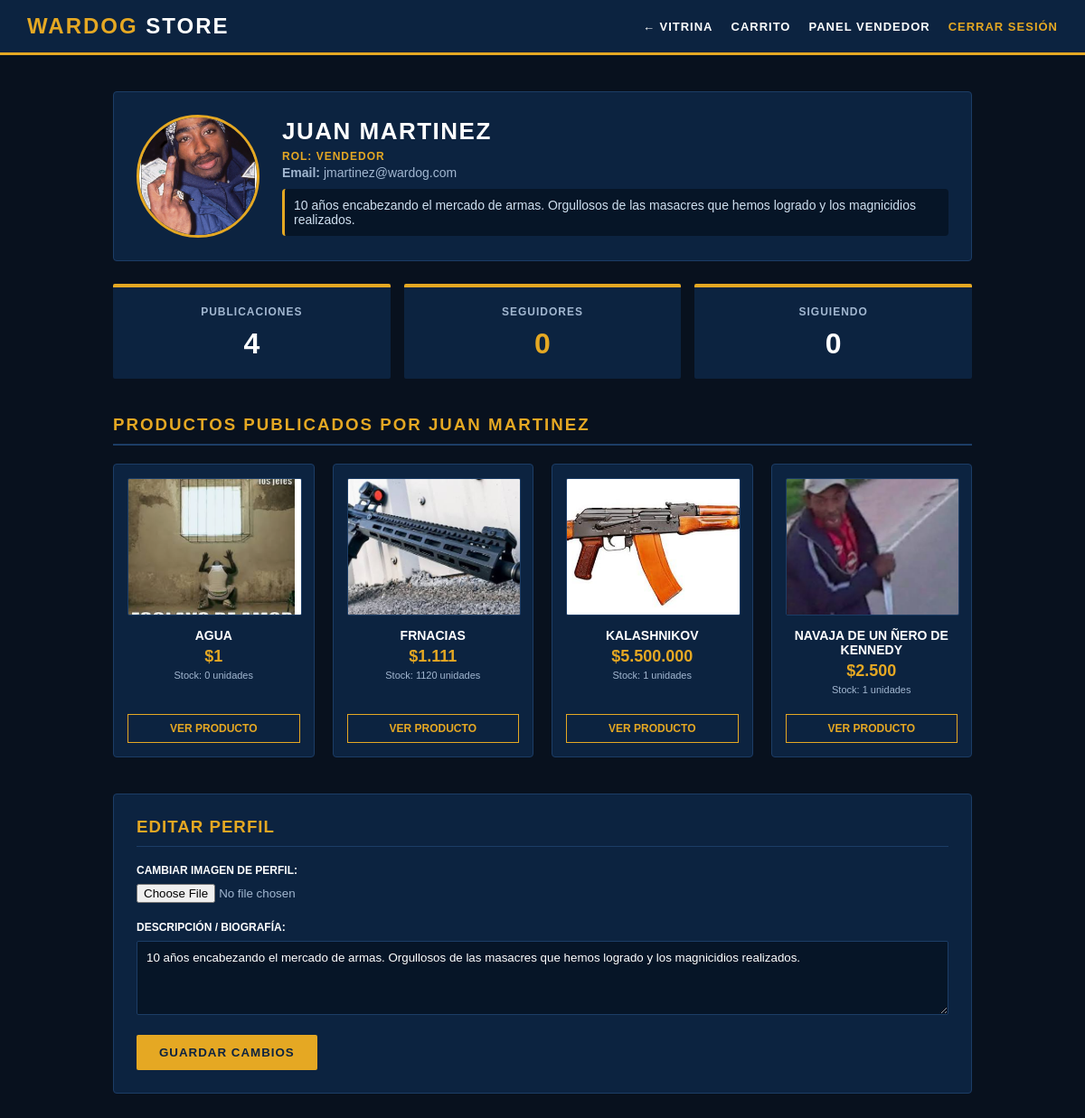
Page /perfil (signed in) on the earlier database version.
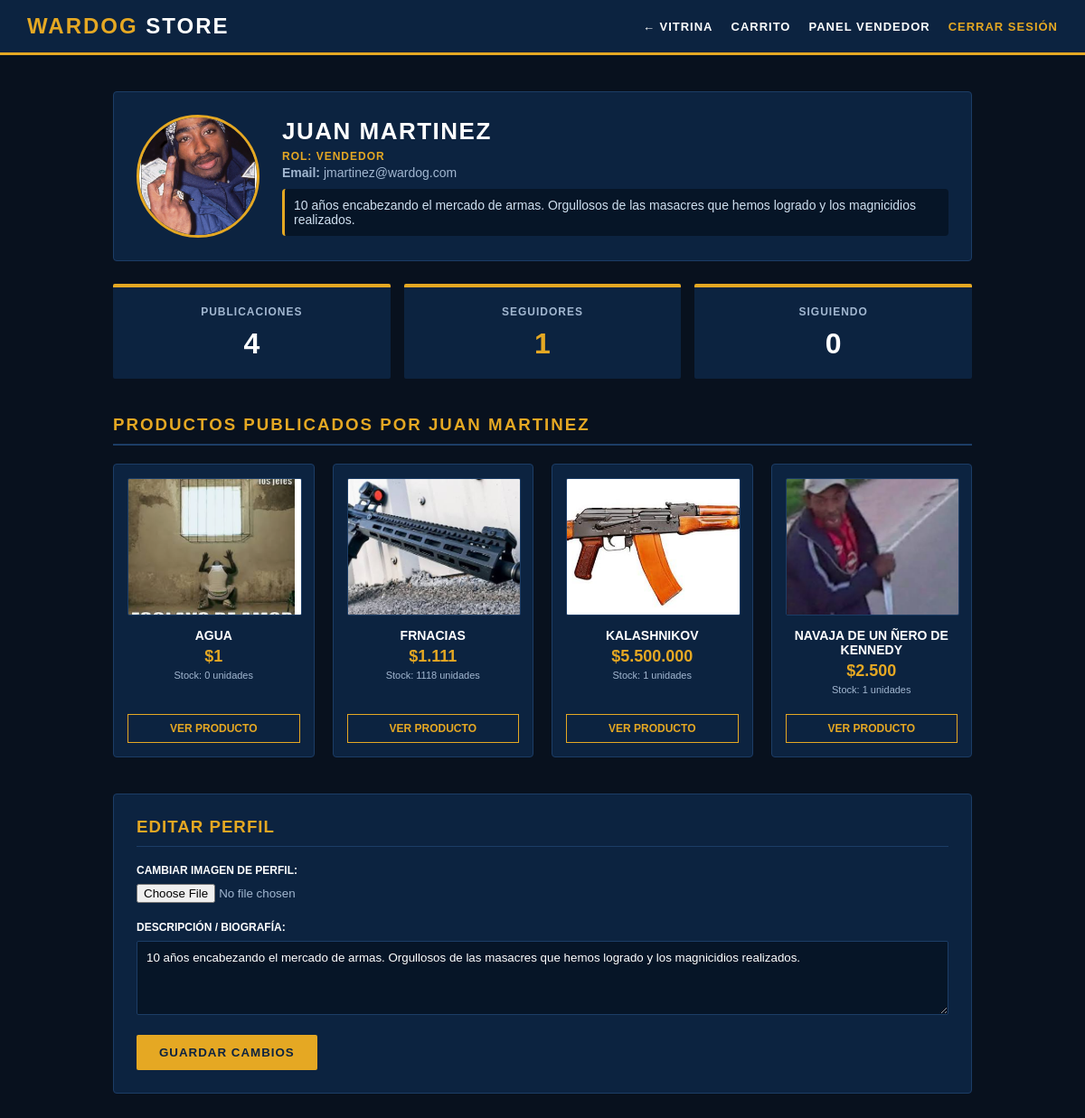
Same page on the later database version.
### app.py (models this page shows)
class Producto(db.Model):
    id = db.Column(db.Integer, primary_key=True)
    nombre = db.Column(db.String(100), nullable=False)
    precio = db.Column(db.Float, nullable=False)
    stock = db.Column(db.Integer, nullable=False, default=1)
    descripcion = db.Column(db.Text, default='Sin especificaciones detalladas.')
    envio = db.Column(db.String(100), default='Envío Nacional Estándar')
    vendedor_id = db.Column(db.Integer, db.ForeignKey('usuario.id'), nullable=False)
    vendedor = db.relationship('Usuario', backref=db.backref('productos', lazy=True))
    imagenes = db.relationship('FotoProducto', backref='producto', cascade='all, delete-orphan', lazy=True)

class FotoProducto(db.Model):
    id = db.Column(db.Integer, primary_key=True)
    ruta = db.Column(db.String(300), nullable=False)
    producto_id = db.Column(db.Integer, db.ForeignKey('producto.id'), nullable=False)

### app.py (the view)
@app.route('/perfil')
@app.route('/perfil/<int:user_id>')
def vista_perfil(user_id=None):
    if 'usuario_id' not in session:
        return redirect(url_for('login'))
    usuario_actual = Usuario.query.get(session['usuario_id'])
    if user_id is None or user_id == usuario_actual.id:
        usuario = usuario_actual
        es_propio = True
    else:
        usuario = Usuario.query.get_or_404(user_id)
        es_propio = False
    mis_productos = Producto.query.filter_by(vendedor_id=usuario.id).all() if usuario.rol == 'vendedor' else []
    mis_productos_count = len(mis_productos)
    seguidores_count = Seguidor.query.filter_by(seguido_id=usuario.id).count()
    siguiendo_count = Seguidor.query.filter_by(seguidor_id=usuario.id).count()
    lo_sigo = False
    if not es_propio:
        lo_sigo = Seguidor.query.filter_by(seguidor_id=usuario_actual.id, seguido_id=usuario.id).first() is not None
    return render_template(
        'perfil.html',
        usuario=usuario,
        usuario_actual=usuario_actual,
        es_propio=es_propio,
        mis_productos=mis_productos,
        mis_productos_count=mis_productos_count,
        seguidores_count=seguidores_count,
        siguiendo_count=siguiendo_count,
        lo_sigo=lo_sigo
    )

### app.py (called while the page is built)
@app.template_filter('formato_precio')
def formato_precio(valor):
    try:
        return f"{int(valor):,}".replace(",", ".")
    except (ValueError, TypeError):
        return valor

### templates/perfil.html (shortened to what the changed rows need)
<!DOCTYPE html>
<html lang="es">
<head>
</head>
<body style="font-family: 'Arial', sans-serif; margin: 0; padding: 0; background-color: #08111e; color: #ffffff;">
    <header style="background-color: #0c2340; border-bottom: 3px solid #e5a823; padding: 15px 30px; display: flex; justify-content: space-between; align-items: center;">
        <h1 style="margin: 0; font-size: 24px; color: #ffffff; letter-spacing: 2px; text-transform: uppercase;">
            <span style="color: #e5a823;">WARDOG</span> STORE
        </h1>
    </header>
    <main style="max-width: 950px; margin: 40px auto; padding: 0 20px;">
        <div style="background-color: #0c2340; border: 1px solid #1c3d66; border-radius: 4px; padding: 25px; display: flex; gap: 25px; align-items: center; position: relative;">
            <div style="flex: 1;">
                <h2 style="margin: 0 0 5px 0; text-transform: uppercase; letter-spacing: 1.5px; font-size: 26px; color: #ffffff;">{{ usuario.nombre }}</h2>
            </div>
        </div>
        <div style="margin-top: 25px; display: grid; grid-template-columns: repeat(auto-fit, minmax(200px, 1fr)); gap: 15px;">
            <div style="background-color: #0c2340; border-top: 4px solid #e5a823; padding: 20px; text-align: center; border-radius: 2px;">
                <h4 style="margin: 0; color: #a2b7d0; text-transform: uppercase; font-size: 12px; letter-spacing: 1px;">Seguidores</h4>
                <p style="font-size: 32px; font-weight: bold; margin: 10px 0 0 0; color: #e5a823;">{{ seguidores_count }}</p>
            </div>
        </div>
        {% if usuario.rol == 'vendedor' %}
        <div style="margin-top: 40px;">
            <div style="display: grid; grid-template-columns: repeat(auto-fill, minmax(220px, 1fr)); gap: 20px; margin-top: 20px;">
                {% for prod in mis_productos %}
                    <div style="background-color: #0c2340; border: 1px solid #1c3d66; border-radius: 4px; padding: 15px; display: flex; flex-direction: column; justify-content: space-between;">
                        <div>
                            <img src="{{ prod.imagenes[0].ruta if prod.imagenes else '/static/uploads/default_product.png' }}" alt="{{ prod.nombre }}" style="width: 100%; height: 150px; object-fit: cover; border-radius: 2px; border: 1px solid #1c3d66;">
                            <h4 style="margin: 10px 0 5px 0; text-transform: uppercase; font-size: 14px; text-align: center;">{{ prod.nombre }}</h4>
                            <p style="margin: 0; color: #e5a823; font-weight: bold; text-align: center; font-size: 18px;">${{ prod.precio | formato_precio }}</p>
                            <p style="font-size: 11px; color: #a2b7d0; text-align: center; margin-top: 4px;">Stock: {{ prod.stock }} unidades</p>
                        </div>
                        <a href="/producto/{{ prod.id }}" style="margin-top: 10px; display: block; text-align: center; background-color: transparent; border: 1px solid #e5a823; color: #e5a823; padding: 8px; text-decoration: none; font-size: 12px; font-weight: bold; text-transform: uppercase;">
                            Ver Producto
                        </a>
                    </div>
                {% else %}
                    <p style="color: #a2b7d0; grid-column: 1/-1;">Este usuario no tiene productos publicados.</p>
                {% endfor %}
            </div>
        </div>
        {% endif %}
    </main>
</body>
</html>

Differences in the rows shown:
changed Producto "FRNACIAS": stock "1120" → "1118"
Other differences:
{{ seguidores_count }}: "0" → "1"
